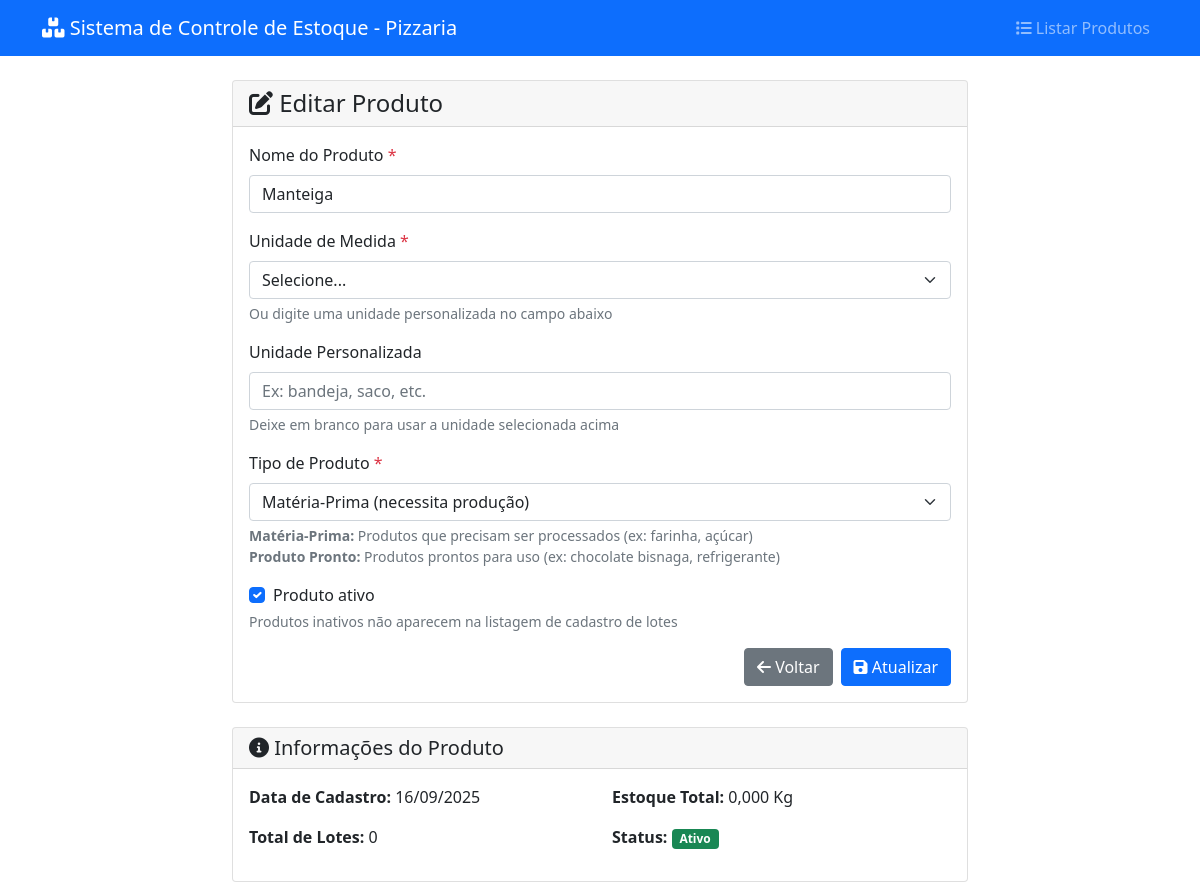
/pages/produtos/cadastrar.php?id=5, run on the app's committed database.
### tables this page shows
CREATE TABLE IF NOT EXISTS produtos (
    id INT AUTO_INCREMENT PRIMARY KEY,
    nome VARCHAR(100) NOT NULL,
    unidade_medida VARCHAR(20) NOT NULL,
    ativo BOOLEAN DEFAULT TRUE,
    data_cadastro DATETIME DEFAULT CURRENT_TIMESTAMP,
    INDEX idx_nome (nome),
    INDEX idx_ativo (ativo)
);

### config/config.php (called while the page is built, shortened)
<?php
spl_autoload_register(function ($class_name) {
    $file = CLASSES_PATH . $class_name . '.php';
});
function formatDate($date, $format = DATE_FORMAT) {
    if ($date instanceof DateTime) {
        return $date->format($format);
    }
}
function formatNumber($number, $decimals = DECIMAL_PLACES) {
    return number_format((float)$number, $decimals, ',', '.');
}
?>

### classes/Database.php (called while the page is built, shortened)
<?php
class Database {
    private static $instance = null;
    private $connection;
    private function __construct() {
        try {
            $dsn = "mysql:host=" . DB_HOST . ";dbname=" . DB_NAME . ";charset=utf8mb4";
            $this->connection = new PDO($dsn, DB_USER, DB_PASS, [
                PDO::ATTR_ERRMODE => PDO::ERRMODE_EXCEPTION,
                PDO::ATTR_DEFAULT_FETCH_MODE => PDO::FETCH_ASSOC,
                PDO::ATTR_EMULATE_PREPARES => false,
                PDO::MYSQL_ATTR_INIT_COMMAND => "SET NAMES utf8mb4"
            ]);
        } catch (PDOException $e) {
            throw new Exception("Erro na conexão com o banco de dados: " . $e->getMessage());
        }
    }
    public static function getInstance() {
        if (self::$instance === null) {
            self::$instance = new self();
        }
        return self::$instance;
    }
    public function fetchOne($sql, $params = []) {
        try {
            $stmt = $this->connection->prepare($sql);
            $stmt->execute($params);
            return $stmt->fetch();
        } catch (PDOException $e) {
            debugLog("Erro na query fetchOne: " . $e->getMessage(), ['sql' => $sql, 'params' => $params]);
            throw new Exception("Erro na execução da query: " . $e->getMessage());
        }
    }
}
?>

### classes/Produto.php (called while the page is built, shortened)
<?php
class Produto {
    private $id;
    private $nome;
    private $unidadeMedida;
    private $tipoProduto;
    private $ativo;
    private $dataCadastro;
    private $db;
    public function __construct($nome = null, $unidadeMedida = null, $tipoProduto = 'materia_prima') {
        $this->db = Database::getInstance();
        $this->ativo = true;
        $this->dataCadastro = new DateTime();
        $this->tipoProduto = $tipoProduto;
    }
    public function getNome() { return $this->nome; }
    public function getUnidadeMedida() { return $this->unidadeMedida; }
    public function getTipoProduto() { return $this->tipoProduto; }
    public function getDataCadastro() { return $this->dataCadastro; }
    public static function buscarPorId($id) {
        try {
            $db = Database::getInstance();
            $sql = "SELECT * FROM produtos WHERE id = :id";
            $result = $db->fetchOne($sql, [':id' => $id]);
            if ($result) {
                $produto = new self();
                $produto->id = $result['id'];
                $produto->nome = $result['nome'];
                $produto->unidadeMedida = $result['unidade_medida'];
                $produto->tipoProduto = $result['tipo_produto'] ?? 'materia_prima';
                $produto->ativo = (bool)$result['ativo'];
                $produto->dataCadastro = new DateTime($result['data_cadastro']);
                return $produto;
            }
            return null;
        } catch (Exception $e) {
            debugLog("Erro ao buscar produto: " . $e->getMessage(), ['id' => $id]);
            return null;
        }
    }
    public function isAtivo() {
        return $this->ativo;
    }
    public function getTotalLotes() {
        try {
            $sql = "SELECT COUNT(*) as total FROM lotes WHERE produto_id = :produto_id";
            $result = $this->db->fetchOne($sql, [':produto_id' => $this->id]);
            return (int)$result['total'];
        } catch (Exception $e) {
            debugLog("Erro ao contar lotes do produto: " . $e->getMessage(), $this);
            return 0;
        }
    }
    public function getEstoqueTotal() {
        try {
            $sql = "SELECT COALESCE(SUM(l.quantidade_comprada - COALESCE(p.total_usado, 0)), 0) as estoque_total
                    FROM lotes l
                    LEFT JOIN (
                        SELECT lote_id, SUM(quantidade_materia_prima_usada) as total_usado
                        FROM producao
                        GROUP BY lote_id
                    ) p ON l.id = p.lote_id
                    WHERE l.produto_id = :produto_id";
            $result = $this->db->fetchOne($sql, [':produto_id' => $this->id]);
            return (float)$result['estoque_total'];
        } catch (Exception $e) {
            debugLog("Erro ao calcular estoque total do produto: " . $e->getMessage(), $this);
            return 0;
        }
    }
}
?>

### pages/produtos/cadastrar.php (the view, shortened to what this page needs)
<?php
require_once '../../config/config.php';
$produto = null;
$editando = false;
if (isset($_GET['id']) && is_numeric($_GET['id'])) {
    $editando = true;
    $produto = Produto::buscarPorId($_GET['id']);
}
$pageTitle = $editando ? 'Editar Produto' : 'Cadastrar Produto';
?>
<!DOCTYPE html>
<html lang="pt-BR">
<head>
    <link href="https://cdn.jsdelivr.net/npm/bootstrap@5.1.3/dist/css/bootstrap.min.css" rel="stylesheet">
    <link href="https://cdnjs.cloudflare.com/ajax/libs/font-awesome/6.0.0/css/all.min.css" rel="stylesheet">
</head>
<body>
    <nav class="navbar navbar-expand-lg navbar-dark bg-primary">
        <div class="container">
            <a class="navbar-brand" href="../../index.php">
                <i class="fas fa-boxes"></i> <?php echo APP_NAME; ?>
            </a>
            <div class="navbar-nav ms-auto">
                <a class="nav-link" href="listar.php">
                    <i class="fas fa-list"></i> Listar Produtos
                </a>
            </div>
        </div>
    </nav>
    <div class="container mt-4">
        <div class="row justify-content-center">
            <div class="col-md-8">
                <div class="card">
                    <div class="card-header">
                        <h4 class="mb-0">
                            <i class="fas fa-<?php echo $editando ? 'edit' : 'plus'; ?>"></i>
                            <?php echo $pageTitle; ?>
                        </h4>
                    </div>
                    <div class="card-body">
                        <form method="POST" class="needs-validation" novalidate>
                            <div class="mb-3">
                                <label for="nome" class="form-label">
                                    Nome do Produto <span class="text-danger">*</span>
                                </label>
                                <input type="text"
                                       class="form-control"
                                       id="nome"
                                       name="nome"
                                       value="<?php echo $produto ? htmlspecialchars($produto->getNome()) : ''; ?>"
                                       maxlength="100"
                                       required>
                            </div>
                            <div class="mb-3">
                                <label for="unidade_medida" class="form-label">
                                    Unidade de Medida <span class="text-danger">*</span>
                                </label>
                                <select class="form-select" id="unidade_medida" name="unidade_medida" required>
                                    <option value="">Selecione...</option>
                                </select>
                                <div class="form-text">
                                    Ou digite uma unidade personalizada no campo abaixo
                                </div>
                            </div>
                            <div class="mb-3">
                                <label for="unidade_personalizada" class="form-label">
                                    Unidade Personalizada
                                </label>
                                <input type="text"
                                       class="form-control"
                                       id="unidade_personalizada"
                                       maxlength="20"
                                       placeholder="Ex: bandeja, saco, etc.">
                                <div class="form-text">
                                    Deixe em branco para usar a unidade selecionada acima
                                </div>
                            </div>
                            <div class="mb-3">
                                <label for="tipo_produto" class="form-label">
                                    Tipo de Produto <span class="text-danger">*</span>
                                </label>
                                <select class="form-select" id="tipo_produto" name="tipo_produto" required>
                                    <?php
                                    $tipos = [
                                        'materia_prima' => 'Matéria-Prima (necessita produção)',
                                        'produto_pronto' => 'Produto Pronto (direto para estoque)'
                                    ];
                                    $tipoAtual = $produto ? $produto->getTipoProduto() : 'materia_prima';
                                    foreach ($tipos as $valor => $label) {
                                        $selected = ($tipoAtual === $valor) ? 'selected' : '';
                                        echo "<option value=\"$valor\" $selected>$label</option>";
                                    }
                                    ?>
                                </select>
                                <div class="form-text">
                                    <strong>Matéria-Prima:</strong> Produtos que precisam ser processados (ex: farinha, açúcar)<br>
                                    <strong>Produto Pronto:</strong> Produtos prontos para uso (ex: chocolate bisnaga, refrigerante)
                                </div>
                            </div>
                            <?php if ($editando): ?>
                                <div class="mb-3">
                                    <div class="form-check">
                                        <input class="form-check-input"
                                               type="checkbox"
                                               id="ativo"
                                               name="ativo"
                                               <?php echo ($produto && $produto->isAtivo()) ? 'checked' : ''; ?>>
                                        <label class="form-check-label" for="ativo">
                                            Produto ativo
                                        </label>
                                    </div>
                                    <div class="form-text">
                                        Produtos inativos não aparecem na listagem de cadastro de lotes
                                    </div>
                                </div>
                            <?php endif; ?>
                            <div class="d-grid gap-2 d-md-flex justify-content-md-end">
                                <a href="listar.php" class="btn btn-secondary">
                                    <i class="fas fa-arrow-left"></i> Voltar
                                </a>
                                <button type="submit" class="btn btn-primary">
                                    <i class="fas fa-save"></i>
                                    <?php echo $editando ? 'Atualizar' : 'Cadastrar'; ?>
                                </button>
                            </div>
                        </form>
                    </div>
                </div>
                <?php if ($editando && $produto): ?>
                    <div class="card mt-4">
                        <div class="card-header">
                            <h5 class="mb-0">
                                <i class="fas fa-info-circle"></i>
                                Informações do Produto
                            </h5>
                        </div>
                        <div class="card-body">
                            <div class="row">
                                <div class="col-md-6">
                                    <p><strong>Data de Cadastro:</strong>
                                       <?php echo formatDate($produto->getDataCadastro()); ?></p>
                                    <p><strong>Total de Lotes:</strong>
                                       <?php echo $produto->getTotalLotes(); ?></p>
                                </div>
                                <div class="col-md-6">
                                    <p><strong>Estoque Total:</strong>
                                       <?php echo formatNumber($produto->getEstoqueTotal()); ?>
                                       <?php echo $produto->getUnidadeMedida(); ?></p>
                                    <p><strong>Status:</strong>
                                       <span class="badge bg-<?php echo $produto->isAtivo() ? 'success' : 'secondary'; ?>">
                                           <?php echo $produto->isAtivo() ? 'Ativo' : 'Inativo'; ?>
                                       </span>
                                    </p>
                                </div>
                            </div>
                        </div>
                    </div>
                <?php endif; ?>
            </div>
        </div>
    </div>
</body>
</html>

### data on the page
produtos: nome "Manteiga", ativo "☑", data_cadastro "16/09/2025", unidade_medida "Kg"

### other printed values
APP_NAME "Sistema de Controle de Estoque - Pizzaria"
$pageTitle "Editar Produto"
$produto->getTotalLotes() "0"
formatNumber($produto->getEstoqueTotal()) "0,000"
form field tipo_produto "Matéria-Prima (necessita produção)"
